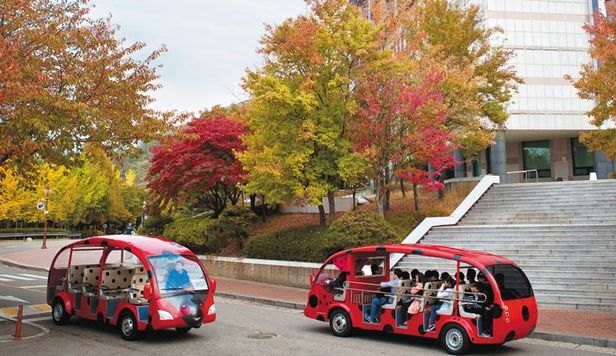
#> input picture deepLearning/lab1/bus.jpg, 616 x 356 px
$ python ex1.py
#> lines starting #> are read from the running program, lines starting #| are printed output that depends on the picture; after the words box and inside, x2 and y2 are one past the last pixel; in counts of white or black regions, pixels touching at a corner belong together
import cv2
import sys
from matplotlib import pyplot as plt


def display(image, title=None, n=1):
    ax = plt.subplot(3, 3, n)

    if title is not None:
        ax.set_title(title)
    ax.imshow(image)


img = cv2.imread("bus.jpg")
#> img is the input picture: shape (356, 616, 3); mean B, G, R 103.9, 126.6, 150.9
if img is None:
    sys.exit("cannot find file")
gray = cv2.cvtColor(img, cv2.COLOR_BGR2GRAY)
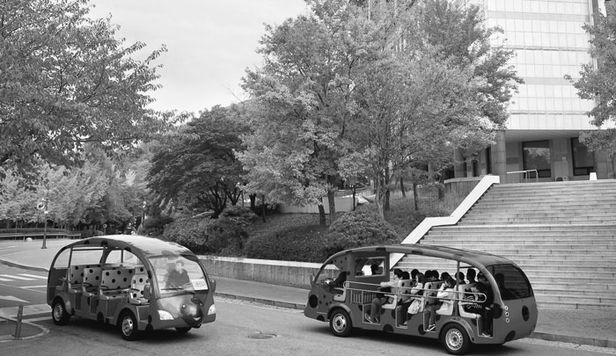
#> gray: shape (356, 616); min 0, max 255, mean 131.3

thr, binary = cv2.threshold(gray, 0, 255, cv2.THRESH_BINARY + cv2.THRESH_OTSU)
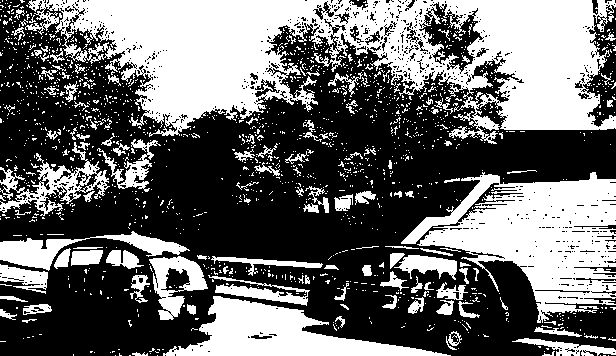
#> binary: shape (356, 616); 41.6% white; 1571 white regions (1450 under 20 px), largest, box (x1, y1, x2, y2) and area: (25, 0, 616, 144) 44147, (401, 172, 616, 323) 16454, (163, 296, 451, 356) 7413
#> thr = 139

img = cv2.cvtColor(img, cv2.COLOR_BGR2RGB)

cv2.imwrite("bus.gray.jpeg", gray)
display(binary, f"BINARY OTSU with {thr}", 1)
display(cv2.cvtColor(gray, cv2.COLOR_GRAY2RGB), "GRAY_IMG", 2)
display(img, "original img", 3)

red = img.copy()
red[:, :, 1] = 0
red[:, :, 2] = 0
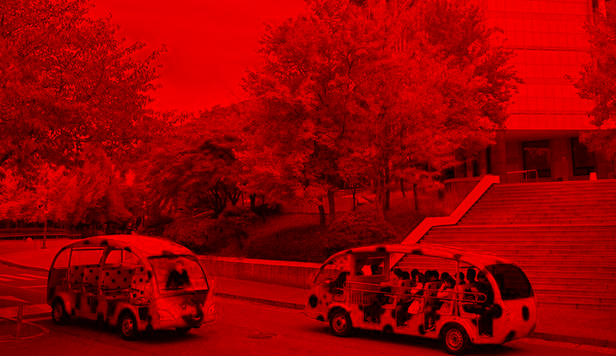
#> red: shape (356, 616, 3); mean R, G, B 150.9, 0, 0

blue = img.copy()
blue[:, :, 0] = 0
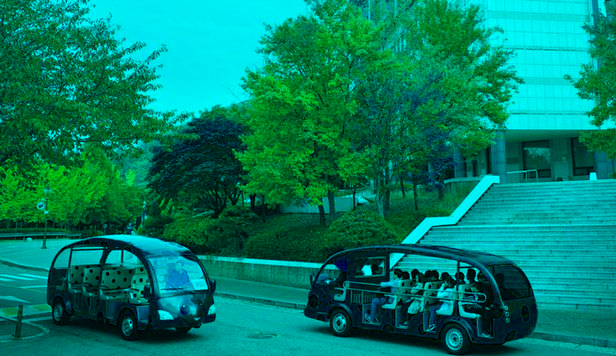
#> blue: shape (356, 616, 3); mean R, G, B 0, 126.6, 103.9
blue[:, :, 1] = 0
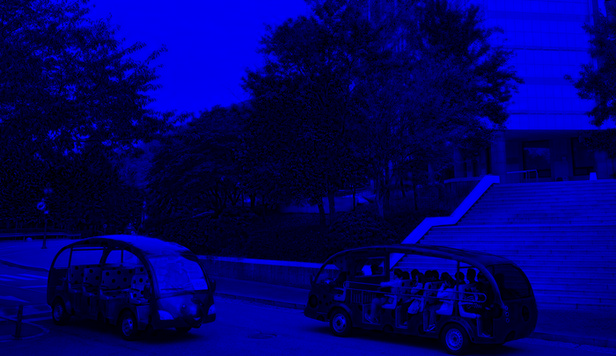
#> blue: shape (356, 616, 3); mean R, G, B 0, 0, 103.9

green = img.copy()
green[:, :, 0] = 0
green[:, :, 2] = 0
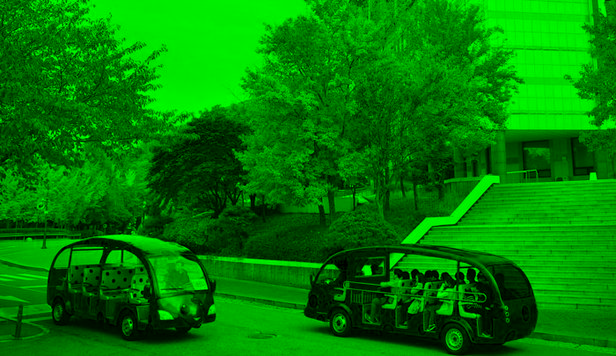
#> green: shape (356, 616, 3); mean R, G, B 0, 126.6, 0

display(red, "Red", 4)
display(blue, "Blue", 5)
display(green, "Green", 6)


ax = plt.subplot(3, 3, 7)
ax.plot(cv2.calcHist([gray], [0], None, [256], [0, 256]), color="black")
colors = ["red", "green", "blue"]
bgr = cv2.split(img)
for idx in range(3):
    ax.plot(cv2.calcHist([bgr[idx]], [0], None, [256], [0, 256]), color=colors[idx])
ax.legend(["gray"] + colors)
plt.show()
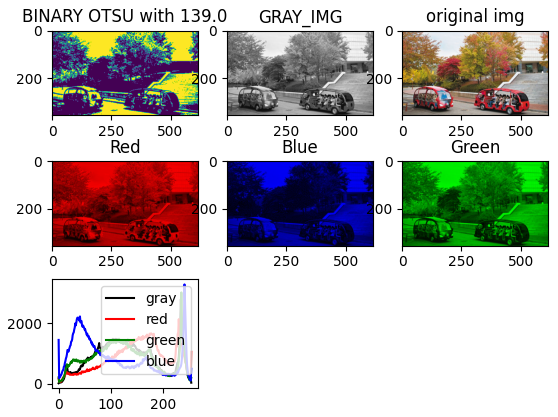
#> figure drawn by matplotlib, 7 panels; panel 7: curve peaks at x = 235, y = 2804; panel 7: curve peaks at x = 231, y = 2139; panel 7: curve peaks at x = 236, y = 3026

exit()
#> (the program exits here)

$ run again, with deepLearning/lab1/soccer.jpg copied over deepLearning/lab1/bus.jpg
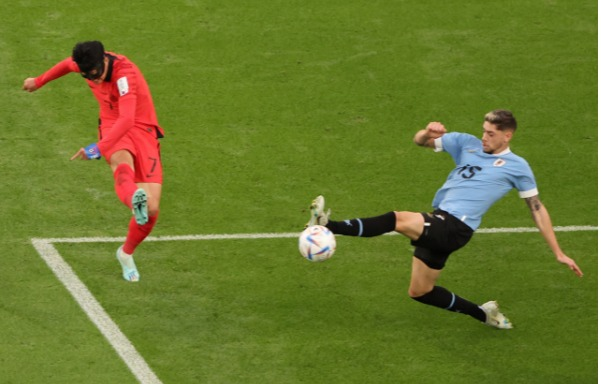
#> input picture deepLearning/lab1/soccer.jpg, 601 x 384 px
#> img is the input picture: shape (384, 601, 3); mean B, G, R 44.5, 119.8, 105.4
#> `thr, binary = cv2.threshold(gray, 0, 255, cv2.THRESH_BINARY + cv2.THRE..`:
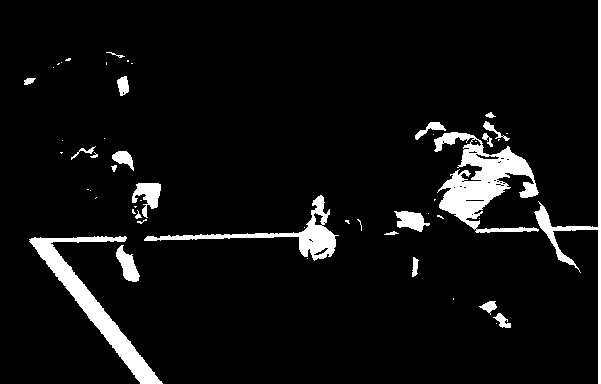
#> binary: shape (384, 601); 6.4% white; 54 white regions (31 under 20 px), largest, box (x1, y1, x2, y2) and area: (434, 132, 539, 233) 4406, (29, 236, 163, 384) 3481, (144, 195, 339, 261) 1962
#> thr = 143
#> `green[:, :, 2] = 0`:
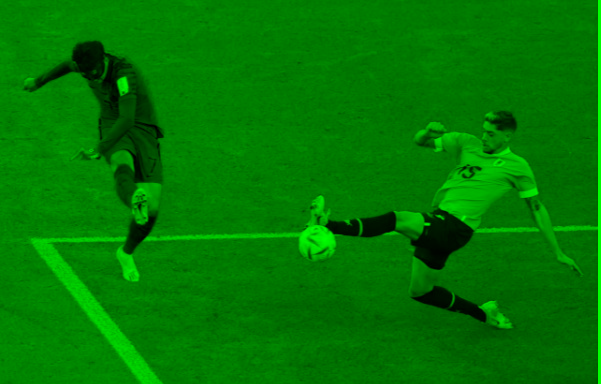
#> green: shape (384, 601, 3); mean R, G, B 0, 119.8, 0
